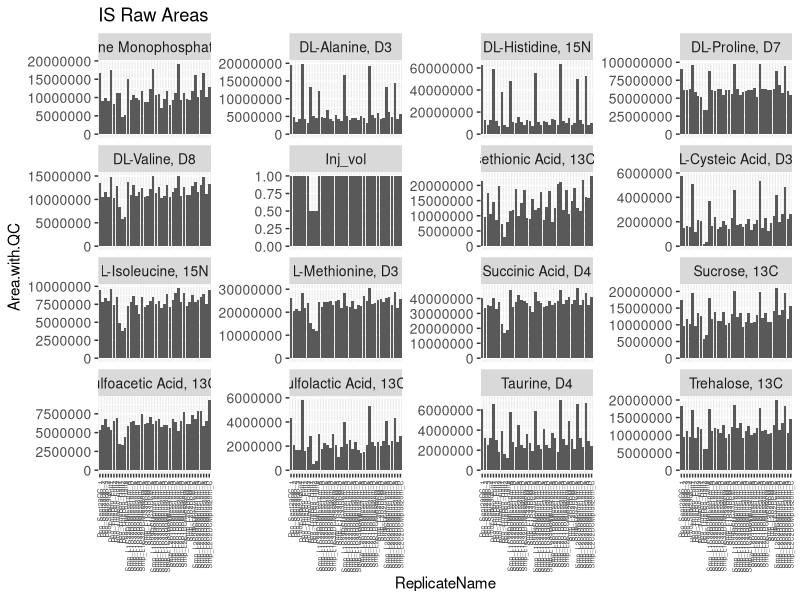
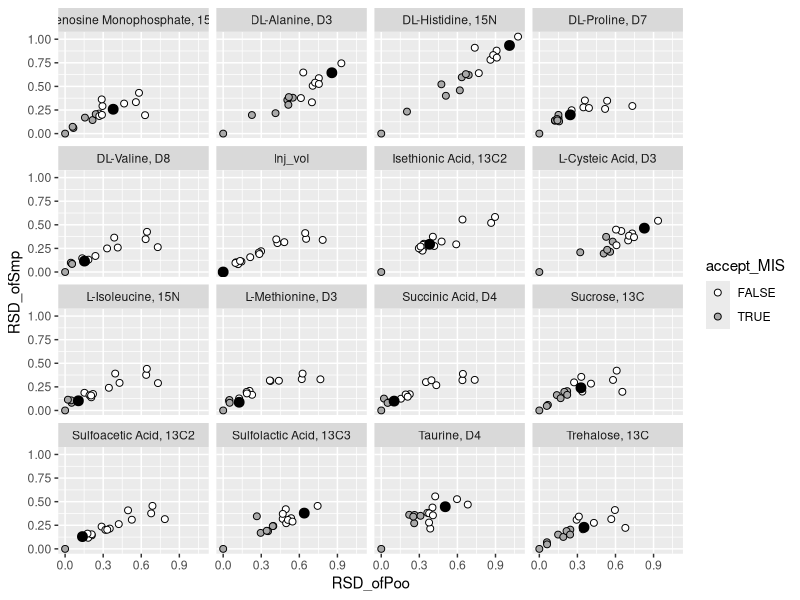

These charts were generated, in order, by the following R code: (Note: this script raises an error after producing the figures.)
library(data.table)
library(ggplot2)
library(parallel)
library(stringr)
library(tidyverse)
options(scipen=999)

## This BMIS is for Wei's eddy center data, with fixed valine!
## The file comes from Skyline.

# Imports -----------------------------------------------------------------

Wei.eddycenter.SampKey_all <- read.csv("data/Wei_EddyCenter_HILICPosNeg_QC_FixValine.csv", skip = 1) %>%
  select(Replicate.Name) %>%
  rename(ReplicateName = Replicate.Name) %>%
  mutate(Bio.Normalization = ifelse(str_detect(ReplicateName, "Half"), 0.5, 1.0)) %>%
  mutate(ReplicateName = substring(ReplicateName, 8)) %>%
  unique()


Wei.Internal.Standards <- read.csv("data/Ingalls_Lab_Standards.csv") %>%
  filter(Column == "HILIC") %>%
  filter(Compound.Type == "Internal Standard")

trimws(Wei.Internal.Standards$Compound.Name, which = c("both", "left", "right"), whitespace = "[ \t\r\n]")


# HILICPos and HILICNeg data
Wei.eddycenter <- read.csv("data/Wei_EddyCenter_HILICPosNeg_QC_FixValine.csv", skip = 1) %>%
  mutate(Replicate.Name = substring(Replicate.Name, 8)) %>%
  rename(ReplicateName = Replicate.Name) %>%
  mutate(Metabolite.name = Mass.Feature) %>%
  select(-Mass.Feature)

# Change class + adjust data. Set cutoff values -----------------------------------------------------------------
Wei.eddycenter <- Wei.eddycenter %>%
  filter(!str_detect(ReplicateName, "Blk")) %>%
  filter(!str_detect(ReplicateName, "Std")) %>%
  mutate(ReplicateName = as.character(ReplicateName)) %>%
  mutate(Metabolite.name = as.character(Metabolite.name)) %>%
  mutate(Retention.Time = as.numeric(Retention.Time)) %>%
  mutate(Area.with.QC = as.numeric(Area.with.QC)) %>%
  select(Metabolite.name, ReplicateName, Area, Area.with.QC, Column) %>%
  mutate(Metabolite.name = ifelse(str_detect(Metabolite.name, "Ingalls_"), sapply(strsplit(Metabolite.name, "_"), `[`, 2), Metabolite.name))

cut.off <- 0.3 # % decrease in RSD of pooled injections, aka improvement cutoff
cut.off2 <- 0.1 # RSD minimum

# Match eddycenter data with Internal Standards list -----------------------------------------------------------------
Wei.eddycenter.withIS <- Wei.eddycenter %>%
  filter(Metabolite.name %in% Wei.Internal.Standards$Compound.Name)

Wei.eddycenter.NoIS <- Wei.eddycenter %>%
  filter(!Metabolite.name %in% Wei.Internal.Standards$Compound.Name)


# Read in Internal Standard data -----------------------------------------------------------------
# If injection volume is known, add in here.
Wei.eddycenter.IS.data <- Wei.eddycenter.withIS %>%
  select(ReplicateName, Metabolite.name, Area.with.QC) %>%
  mutate(MassFeature = Metabolite.name) %>%
  select(-Metabolite.name)

Wei.eddycenter.SampKey <- Wei.eddycenter.SampKey_all %>%
  filter(ReplicateName %in% Wei.eddycenter.IS.data$ReplicateName) %>%
  select(ReplicateName, Bio.Normalization) %>%
  mutate(MassFeature = "Inj_vol",
         Area.with.QC = Bio.Normalization) %>%
  select(ReplicateName, Area.with.QC, MassFeature)

Wei.eddycenter.IS.data <- rbind(Wei.eddycenter.IS.data, Wei.eddycenter.SampKey)


# Extraction replication of Internal Standards -----------------------------------------------------------------
IS_inspectPlot <- ggplot(Wei.eddycenter.IS.data, aes(x = ReplicateName, y = Area.with.QC)) +
  geom_bar(stat = "identity") +
  facet_wrap( ~MassFeature, scales = "free_y") +
  theme(axis.text.x = element_text(angle = 90, hjust = 1,vjust = 0.5, size = 5),
        axis.text.y = element_text(size = 10),
        legend.position = "top",
        strip.text = element_text(size = 10))+
  ggtitle("IS Raw Areas")
print(IS_inspectPlot)


# Edit data so names match-----------------------------------------------------------------
Wei.eddycenter.IS.data <- Wei.eddycenter.IS.data %>%
  mutate(ReplicateName = ReplicateName %>%
           str_replace("-",".")) %>%
  arrange(ReplicateName)

Wei.eddycenter.long  <- Wei.eddycenter.NoIS %>%
  rename(MassFeature = Metabolite.name) %>%
  select(ReplicateName, MassFeature, Area.with.QC) %>%
  arrange(ReplicateName)


test_IS.data <- unique(Wei.eddycenter.IS.data$ReplicateName)
test_long.data <- unique(Wei.eddycenter.long$ReplicateName)
all.equal(test_IS.data, test_long.data)


# Caluclate mean values for each IS----------------------------------------------------------------
Wei.eddycenter.IS.means <- Wei.eddycenter.IS.data %>%
  filter(!grepl("_Blk_", ReplicateName)) %>%
  mutate(MassFeature = as.factor(MassFeature)) %>%
  group_by(MassFeature) %>%
  summarise(Average.Area = mean(as.numeric(Area.with.QC), na.rm = TRUE)) %>%
  mutate(MassFeature = as.character(MassFeature))

Wei.eddycenter.IS.means[is.na(Wei.eddycenter.IS.means)] <- NA


# Normalize to each internal Standard----------------------------------------------------------------
Wei.eddycenter.binded <- rbind(Wei.eddycenter.IS.data, Wei.eddycenter.long) %>%
  arrange(MassFeature)

Split_Dat <- list()

for (i in 1:length(unique(Wei.eddycenter.IS.data$MassFeature))) {
  Split_Dat[[i]] <- Wei.eddycenter.binded %>%
    mutate(MIS = unique(Wei.eddycenter.IS.data$MassFeature)[i]) %>%
    left_join(Wei.eddycenter.IS.data %>%
                rename(MIS = MassFeature, IS_Area = Area.with.QC) %>%
                select(MIS, ReplicateName, IS_Area), by = c("ReplicateName", "MIS")) %>%
    left_join(Wei.eddycenter.IS.means %>%
                rename(MIS = MassFeature), by = "MIS") %>%
    mutate(Adjusted_Area = Area.with.QC/IS_Area*Average.Area)
}


Wei.eddycenter.area.norm <- do.call(rbind, Split_Dat) %>%
  select(-IS_Area, -Average.Area)


# Standardize name structure to: Date_type_ID_replicate_anythingextraOK) ----------------------------------------------------------------
Wei.eddycenter.mydata_new <- Wei.eddycenter.area.norm %>%
  separate(ReplicateName, c("type", "SampID", "replicate"), "_") %>%
  mutate(Run.Cmpd = paste(Wei.eddycenter.area.norm$ReplicateName, Wei.eddycenter.area.norm$MassFeature))


# Find the B-MIS for each MassFeature----------------------------------------------------------------

# Look only at the Pooled samples, to get a lowest RSD of the pooled possible (RSD_ofPoo),
# then choose which IS reduces the RSD the most (Poo.Picked.IS)
Wei.eddycenter.poodat <- Wei.eddycenter.mydata_new %>%
  filter(type == "Poo") %>%
  group_by(SampID, MassFeature, MIS) %>%
  summarise(RSD_ofPoo_IND = sd(Adjusted_Area, na.rm = TRUE) / mean(Adjusted_Area, na.rm = TRUE)) %>%
  mutate(RSD_ofPoo_IND = ifelse(RSD_ofPoo_IND == "NaN", NA, RSD_ofPoo_IND)) %>%
  group_by(MassFeature, MIS) %>%
  summarise(RSD_ofPoo =  mean(RSD_ofPoo_IND, na.rm = TRUE)) %>%
  mutate(RSD_ofPoo = ifelse(RSD_ofPoo == "NaN", NA, RSD_ofPoo)) # New addition to transform NaNs to NAs


Wei.eddycenter.poodat <- Wei.eddycenter.poodat %>%
  left_join(Wei.eddycenter.poodat %>% group_by(MassFeature) %>%
              summarise(Poo.Picked.IS = unique(MIS)[which.min(RSD_ofPoo)] [1]))


# Get the original RSD, calculate RSD change, decide if MIS is acceptable----------------------------------------------------------------
Wei.eddycenter.poodat <- left_join(Wei.eddycenter.poodat, Wei.eddycenter.poodat %>%
                                     filter(MIS == "Inj_vol" ) %>%
                                     mutate(Orig_RSD = RSD_ofPoo) %>%
                                     select(-RSD_ofPoo, -MIS)) %>%
  mutate(del_RSD = (Orig_RSD - RSD_ofPoo)) %>%
  mutate(percentChange = del_RSD/Orig_RSD) %>%
  mutate(accept_MIS = (percentChange > cut.off & Orig_RSD > cut.off2))


# Change the BMIS to "Inj_vol" if the BMIS is not an acceptable----------------------------------------------------------------

# Adds a column that has the BMIS, not just Poo.picked.IS
# Changes the FinalBMIS to inject_volume if its no good

Wei.eddycenter.fixedpoodat <- Wei.eddycenter.poodat %>%
  filter(MIS == Poo.Picked.IS) %>% # If not commented out, this line filters out all but three compounds.
  mutate(FinalBMIS = ifelse(accept_MIS == "FALSE", "Inj_vol", Poo.Picked.IS)) %>%
  mutate(FinalRSD = RSD_ofPoo)

Wei.newpoodat <- Wei.eddycenter.poodat %>%
  left_join(Wei.eddycenter.fixedpoodat %>% select(MassFeature, FinalBMIS)) %>%
  filter(MIS == FinalBMIS) %>%
  mutate(FinalRSD = RSD_ofPoo)

Try <- Wei.newpoodat %>%
  filter(FinalBMIS != "Inj_vol")

QuickReport <- print(paste("% of MFs that picked a BMIS",
                           length(Try$MassFeature) / length(Wei.newpoodat$MassFeature),
                           "RSD improvement cutoff", cut.off,
                           "RSD minimum cutoff", cut.off2,
                           sep = " "))


# Evaluate the results of your BMIS cutoff----------------------------------------------------------------
IS_toISdat <- Wei.eddycenter.mydata_new %>%
  filter(MassFeature %in% Wei.eddycenter.IS.data$MassFeature) %>%
  select(MassFeature, MIS, Adjusted_Area, type) %>%
  filter(type == "Smp") %>%
  group_by(MassFeature, MIS) %>%
  summarise(RSD_ofSmp = sd(Adjusted_Area)/mean(Adjusted_Area)) %>%
  left_join(Wei.eddycenter.poodat %>% select(MassFeature, MIS, RSD_ofPoo, accept_MIS))

injectONlY_toPlot <- IS_toISdat %>%
  filter(MIS == "Inj_vol")


ISTest_plot <- ggplot() +
  geom_point(dat = IS_toISdat, shape = 21, color = "black", size = 2,aes(x = RSD_ofPoo, y = RSD_ofSmp, fill = accept_MIS)) +
  scale_fill_manual(values=c("white","dark gray")) +
  geom_point(dat = injectONlY_toPlot, aes(x = RSD_ofPoo, y = RSD_ofSmp), size = 3) +
  facet_wrap(~ MassFeature)
print(ISTest_plot)


# Return data that is normalized via BMIS----------------------------------------------------------------


## original
Wei.eddycenter.BMIS_normalizedData <- Wei.newpoodat %>% select(MassFeature, FinalBMIS, Orig_RSD, FinalRSD) %>%
  left_join(Wei.eddycenter.mydata_new, by = "MassFeature") %>%
  filter(MIS == FinalBMIS) %>%
  unique()

write.csv(Wei.eddycenter.BMIS_normalizedData, file = "~/Downloads/Wei_Eddycenter_HILICPosNeg_BMISd_withQC_fixValine.csv")

